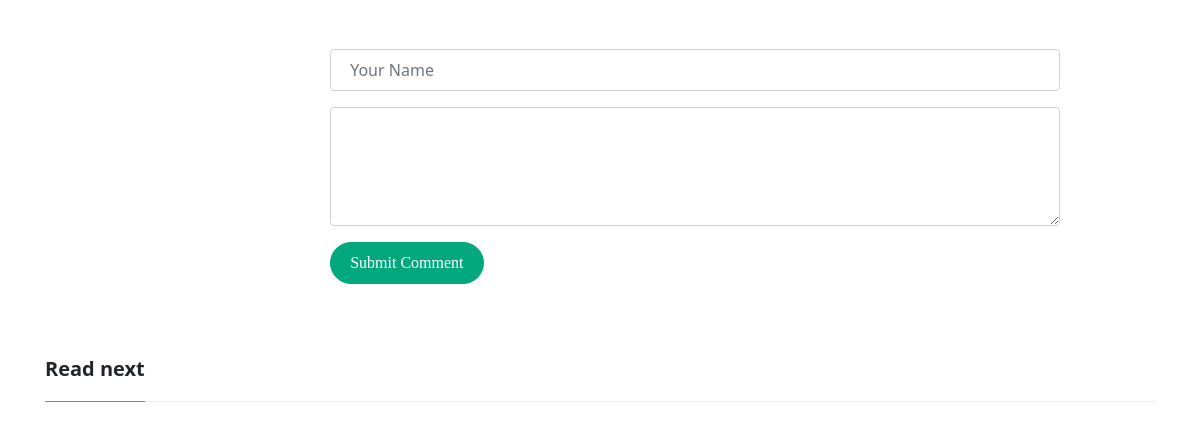
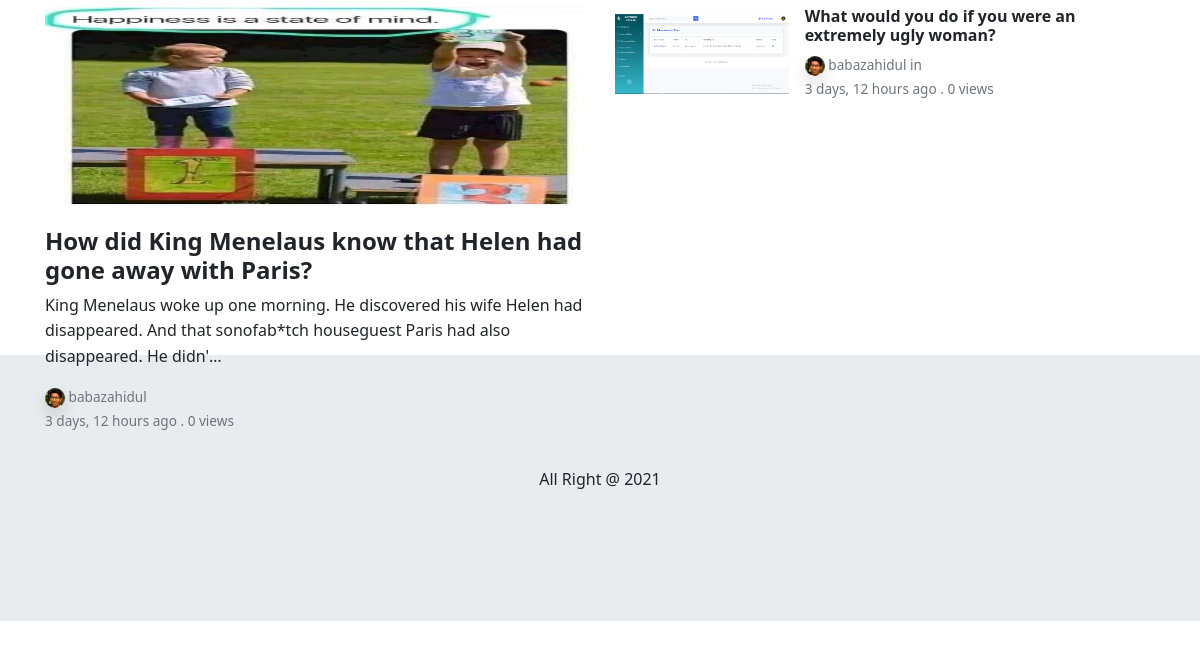
The app's page /post/view_post/5 (lower part), older data (2 pictures, top to bottom).
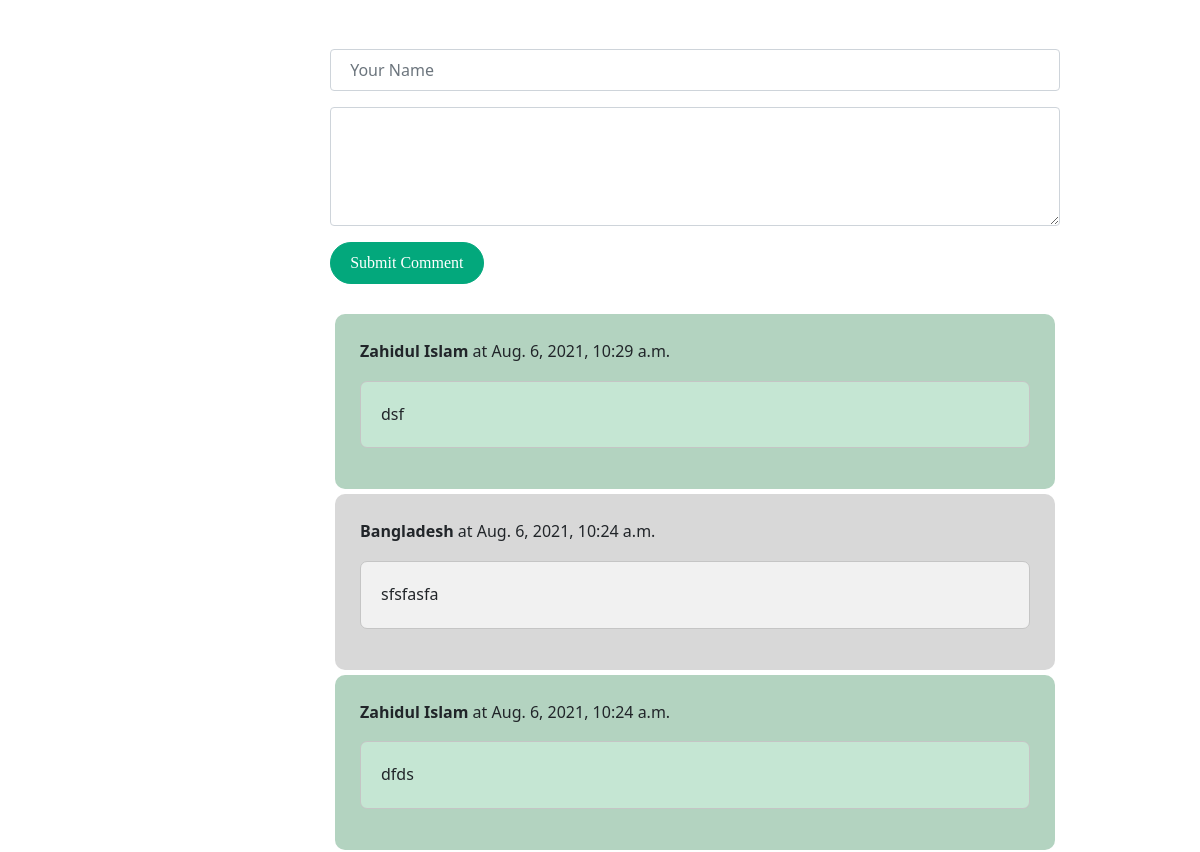
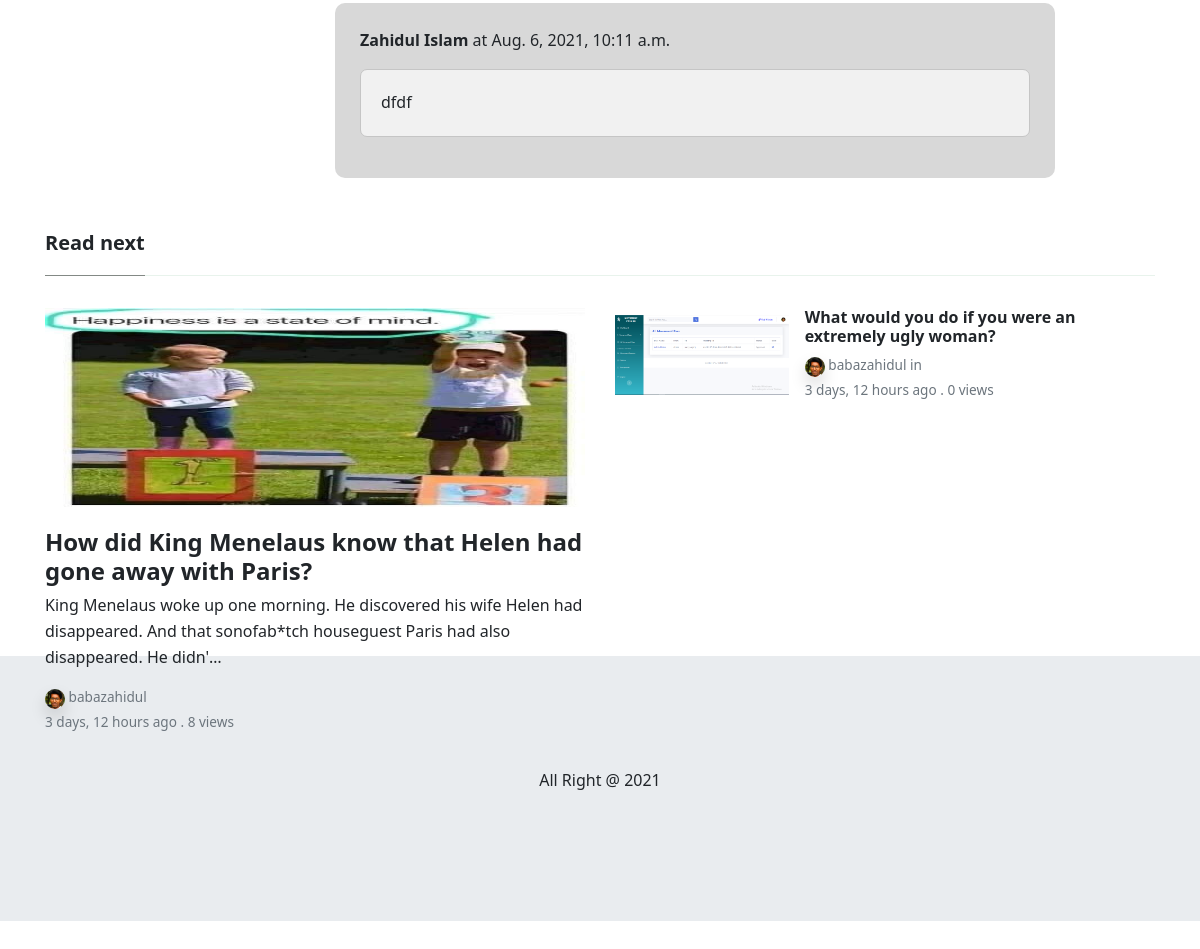
The same page, newer data (2 pictures, top to bottom).
### blog/models.py (models this page shows, shortened)
class Post(models.Model):
    title = models.CharField(max_length=100)
    description = models.TextField()
    image = models.ImageField(upload_to = "blog/feature_image/", blank=True, null=True)
    category = models.ForeignKey(Category, on_delete=models.SET_NULL, null=True)
    tags = models.ManyToManyField(Tag, blank=True)
    author = models.ForeignKey(Author, on_delete=models.SET_NULL, null=True)
    status = models.CharField(choices=STATUS, max_length=10, default='active')
    featured = models.BooleanField(default=False)
    visit_count = models.IntegerField(default=0)
    visible = models.BooleanField(default=True)
    created_date = models.DateTimeField(auto_now_add=True)
    class Meta:
        verbose_name_plural = "Post"

class Author(models.Model):
    author = models.OneToOneField(User, on_delete=models.SET_NULL, null=True)
    first_name = models.CharField(max_length=20)
    last_name = models.CharField(max_length=20)
    email = models.EmailField()
    designation = models.CharField(choices=DESIGNATION, max_length=20)
    author_img = models.ImageField(upload_to="author/", blank=True, null=True)
    author_status = models.CharField(choices=STATUS, max_length=12)
    class Meta:
        verbose_name_plural = "Author"

class Comments(models.Model):
    post = models.ForeignKey(Post, on_delete=models.SET_NULL, null=True)
    name = models.CharField(max_length=50)
    body = models.TextField()
    comment_date = models.DateTimeField(auto_now_add=True)

### blog/views.py (the view)
# urls.py: path('post/view_post/<int:id>', views.view_post, name='view_post'),
def view_post(request, id):
    post_obj = get_object_or_404(Post, id=id)
    post_obj.visit_count=post_obj.visit_count+1
    post_obj.save()
    related_post = Post.objects.filter(category=post_obj.category, author=post_obj.author).exclude(id=id).order_by('-id')[:4]
    first = related_post.first()
    rest_post = related_post[1:]
    context = {
        'post_obj':post_obj,
        'related_post':related_post,
        'first':first,
        'rest_post':rest_post
    }
    return render( request, 'post/view_post.html', context)

### blog/custome_context_processor.py (called while the page is built)
def menucategory(request):
    category_3 = Category.objects.all()\
        .annotate(num_post=Count('post'))\
        .order_by('-num_post')[:3]
    rest_category = Category.objects.all()\
        .annotate(num_post=Count('post'))\
        .order_by('-num_post')[3:]
    context = {
        'category_3' : category_3,
        'rest_category': rest_category,
    }
    return context

### blog/models.py (called while the page is built)
    def __str__(self):
        return self.name

### templates/post/view_post.html (shortened to what this page needs)
{% extends 'base.html' %}
{% load static %}
{% block content %}
<div class="container pt-4 pb-4">
	<div class="row justify-content-center">
		<div class="col-lg-2 pr-4 mb-4 col-md-12">
		</div>
		<div class="col-md-12 col-lg-8">
			<form style="margin-top:50px;" action="{% url 'comments' post_obj.id %}" method="POST">
				<div class="row form-group">
					<div class="col">
						<input type="text" name='name' class="form-control" placeholder="Your Name">
					</div>
				</div>
				<div class="form-group">
					<textarea class="form-control" name='body' id="exampleFormControlTextarea1" rows="4"></textarea>
				</div>
				<button type="submit" class="btn btn-primary btn-round">Submit Comment </button>
			</form>
			<br>
			{% for p in post_obj.comments_set.all reversed %}
			{% if forloop.counter|divisibleby:2 %}
			<div style="border-radius: 10px; margin: 5px; padding: 25px; background-color: #d8d8d8; ">
				<p><strong>{{ p.name }}</strong> at {{ p.comment_date }}</p>
				<p style="padding: 20px; background-color: #f1f1f1; border-radius: 7px; border:0.5px solid #c5c5c5">{{p.body }}</p>
			</div>
			{% else %}
			<div style="border-radius: 10px; margin: 5px; padding: 25px; background-color: #b3d3c0;">
				<p><strong>{{ p.name }}</strong> at {{ p.comment_date }}</p>
				<p style="padding: 20px; background-color: #c5e6d3; border-radius: 7px; border:0.5px solid #c5c5c5">{{p.body }}</p>
			</div>
			{% endif %}
			{% endfor %}
		</div>
	</div>
</div>
<div class="container pt-4 pb-4">
	<h5 class="font-weight-bold spanborder"><span>Read next</span></h5>
	<div class="row">
		<div class="col-lg-6">
			<div class="card border-0 mb-4 box-shadow h-xl-300">
				<div style="background-image: url(./assets/img/demo/3.jpg); ">
					<img src="{{ first.image.url }}" style="height: 200px; background-size: cover; background-repeat: no-repeat; width: 100%;" alt="">
				</div>
				<div class="card-body px-0 pb-0 d-flex flex-column align-items-start">
					<h2 class="h4 font-weight-bold">
					<a class="text-dark" href="{% url 'view_post' first.id %}"> {{ first.title}} </a>
					</h2>
					<p class="card-text">
						{{first.description|truncatechars:150}}
					</p>
					<div>
						<small class="d-block">
						{% if first.author.author_img %}
						    <img height="20" class="rounded-circle shadow" style="border-radius: 50%;" src="{{ first.author.author_img.url }}">
                        {% else %}
                            <img class="rounded-circle shadow" height="20" src="https://www.pngarts.com/files/11/Avatar-PNG-Transparent-Image.png" alt="">
                        {% endif %}
						<a class="text-muted" href="./author.html">{{first.author.author.username}}</a></small>
						<small class="text-muted">{{ first.created_date | timesince }} ago .  {{first.visit_count}} views</small>
					</div>
				</div>
			</div>
		</div>
		<div class="col-lg-6">
			<div class="flex-md-row mb-4 box-shadow h-xl-300">
				{% for p in rest_post %}
				<div class="mb-3 d-flex align-items-center">
					<img height="80" src="{{p.image.url}}">
					<div class="pl-3">
						<h2 class="mb-2 h6 font-weight-bold">
						<a class="text-dark" href="{% url 'view_post' p.id %}">{{p.title}}</a>
						</h2>
						<div class="card-text text-muted small">
						{% if p.author.author_img %}
						    <img height="20" class="rounded-circle shadow" style="border-radius: 50%;" src="{{ p.author.author_img.url }}">
                        {% else %}
                            <img class="rounded-circle shadow" height="20" src="https://www.pngarts.com/files/11/Avatar-PNG-Transparent-Image.png" alt="">
                        {% endif %}
                        {{ p.author.author.username }} in <a class="text-dark" href="#">{{p.catagory }} </a>
						</div>
						<small class="text-muted">{{ p.created_date | timesince }} ago .  {{p.visit_count}} views</small>
					</div>
				</div>
				{% endfor %}
			</div>
		</div>
	</div>
</div>
{% endblock %}

Row changes from the older to the newer data that the page shows:
added Comments: name "Zahidul Islam", comment_date "Aug. 6, 2021, 10:29 a.m.", body "dsf"
added Comments: name "Bangladesh", comment_date "Aug. 6, 2021, 10:24 a.m.", body "sfsfasfa"
added Comments: name "Zahidul Islam", comment_date "Aug. 6, 2021, 10:24 a.m.", body "dfds"
added Comments: name "Zahidul Islam", comment_date "Aug. 6, 2021, 10:11 a.m.", body "dfdf"
changed Post "How did King Menelaus know that Helen had gone away with Paris?": visit_count "0" → "8"
